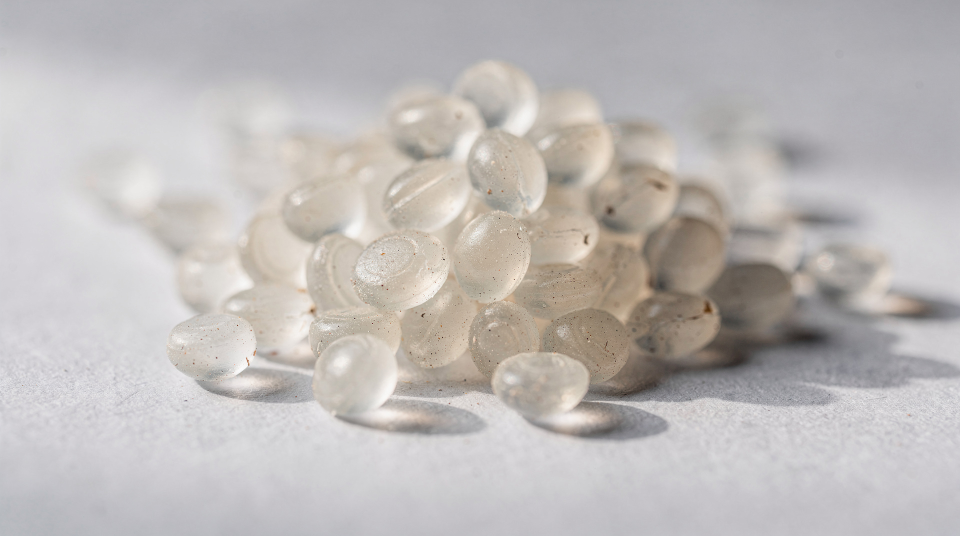
#> input picture context/assets/illustrations/reshoring-moved-the-tariff-upstream/featured.jpg, 1920 x 1072 px (shown at 1/2 size)
$ python -i illustration_overlay.py   (imports and definitions only)
#> lines starting #> are read from the running program, lines starting #| are printed output that depends on the picture
#> further down, picture is the input picture: PIL image 1920x1072 RGB; mean R, G, B 190.5, 186.3, 184.9
#!/usr/bin/env python3
"""Composite the desk's editorial typography onto a generated header.

The design is the owner's, worked out by hand in the Antigravity session of 2026-10-09 on one
article (agent-memory-poisoning-write-path): a kicker, a title and a hook set into the upper-left
negative space over a soft corner vignette. It lived in an ad-hoc `python3 -c` PIL call, so the desk
could not reproduce it — this module makes it a step.

The recipe is theirs, with three corrections the sample could not reveal because it happened to be a
dark photograph:
  * the type is placed in the emptiest *space*, not always the upper-left — the commission asks for
    negative space but the model does not always obey, and type laid over the subject is unreadable.
    Emptiness means "no subject here": the old probe scored edge energy, and edge energy ranks a
    smooth subject (a document on a desk, a slab of metal, a lit backdrop) as the emptiest region in
    the frame while it punishes plain grain and texture. See `_subject_map`;
  * the ink and the scrim follow the luminance under the text, because a light image swallows light
    type whole (the first article this ran on came back near-invisible on a cream background).

Sizes, colours and anchors:
  kicker    Liberation Sans Bold, 2.9% of height, warm gold (238,196,120) on dark, dark amber on light
  title     Liberation Sans Bold, 8.6% of height, off-white (240,238,233) on dark, dark gray / charcoal (45,49,55) on light
  hook      Liberation Sans Regular, 3.6% of height, soft slate on dark, slate charcoal on light
  scrim     safe box fading out, strength by luminance
  saved     quality 95

The three lines are written for the article, not derived from it (a section label is not the
vertical's own name), so they come from the same director that reads the article — and every line is
measured and shrunk until it fits the safe column, because a line that overflows the frame cannot be
recovered.

The clean generated image is kept beside the composited one as `<stem>.base.<ext>`, so re-running is
idempotent: the overlay always rebuilds from the pristine render, never from its own output.

Usage:
  python3 scripts/illustration_overlay.py --slug <slug>              # copy + composite + sidecar
  python3 scripts/illustration_overlay.py --slug <slug> --dry-run    # print the copy only
"""
from __future__ import annotations

import argparse
import importlib.util
import json
import pathlib
import re
import shutil
import sys

ROOT = pathlib.Path(__file__).resolve().parent.parent
sys.path.insert(0, str(ROOT / "scripts"))

_spec = importlib.util.spec_from_file_location("illustration_creator", ROOT / "scripts/illustration_creator.py")
ic = importlib.util.module_from_spec(_spec)
sys.modules["illustration_creator"] = ic
# [1 line not run here, left out]

FONT_BOLD = "/usr/share/fonts/truetype/liberation/LiberationSans-Bold.ttf"
FONT_REG = "/usr/share/fonts/truetype/liberation/LiberationSans-Regular.ttf"

SAFE_W, SAFE_H = 0.54, 0.50          # the scrim box, as a fraction of the frame
# The delivery master: 2400x1350, 16:9, JPEG under 400KB (scripts/image_delivery.py). It was 1920px
# with a bare q90 until 2026-10-24 — under the 1600px floor the CMS can forget its `large` rendition
# and serve the original, and q90 at 1920 routinely ran over the 400KB budget.
# [1 line that did not run here, left out]
# [1 line that did not run here, left out]
SWITCH_MARGIN = 0.90                 # leave the top-left default only if a spot is 10% freer
MIN_GAIN = 0.02                      # ...and only if it removes this much of the type's subject coverage
SUBJECT_FLOOR = 0.22                 # type this far onto the artwork is on the subject, not near it
SUBJECT_TIGHT = 0.35                 # no spot in the frame is free — the render needs re-commissioning
GRID_X, GRID_Y = 7, 5                # candidate origins swept across the frame for the real footprint
PANEL_WEIGHT = 0.25                  # the feathered scrim panel is scored at this weight vs the ink
KICKER_MAX, TITLE_MAX, HOOK_MAX = 46, 34, 58
KICKER_PT, TITLE_PT, HOOK_PT = 0.029, 0.086, 0.036    # of the frame height
# (kicker, title, hook) rgb, for a dark frame and for a light one. The scrim strength is not a
# constant: it is derived per image by `_choose_ink`, from the pixels under the type.
INK_DARK = ((238, 196, 120), (240, 238, 233), (214, 222, 230))
INK_LIGHT = ((150, 106, 18), (45, 49, 55), (62, 70, 80))

ACRONYMS = {"AI", "ML", "LLM", "LLMS", "KV", "GPU", "GPUS", "CPU", "API", "APIS", "TCO", "ROI",
            "CFO", "CIO", "CTO", "SLA", "SLAS", "SaaS", "IOT", "RAG", "SQL", "ETL", "ERP", "CRM",
            "SMB", "SME", "MCP", "RPC", "JSON", "HTTP", "TLS", "GPU", "IO", "TCU", "EV", "EVS"}

COPY_PROMPT = """You set the cover typography on an industry-analysis editorial header. The \
photograph is already chosen, and it is deliberately conceptual — so the type does the explaining. \
A reader must learn what this article is about from these three lines even if the image is abstract.

Return ONLY a JSON object, no fence, with exactly these keys:
{{"kicker": "a short ALL-CAPS topic label naming the story's subject and beat — the thing the image \
cannot say by itself, e.g. 'LLM HARDWARE  //  MEMORY BOTTLENECK'. 3-6 words, no publication or desk \
name, never the raw vertical id.",
 "title": "the shortest headline that NAMES the story's subject, ALL CAPS, at most {title_max} \
characters, no colon, no subtitle, no full stop — this is the article's subject, not a teaser",
 "hook": "the promise under the headline: one sentence-case fragment of at most {hook_max} \
characters stating the story's stake, no trailing full stop"}}

Hard limits, because the type is set in the image and a long line overflows the frame: kicker <= \
{kicker_max}, title <= {title_max}, hook <= {hook_max} characters. Count them.

HEADLINE: {title}
EXCERPT: {excerpt}
VERTICAL: {vertical}

ARTICLE (read it — the title must name this specific story, not its beat in general):
---
{body}
---"""


# [103 lines left out: functions copy_prompt, clean, source_spelling, alt_clip, sentence_case, write_copy and 1 more, not called in this run]


def _subject_map(img, n: int = 192):
    """How much of each cell is *the picture* rather than the background — 0-1, low resolution.

    Three cues, because no single one survives the corpus:

    * **the dominant colour.** Most of these renders are an object on a plain ground, so the frame's
      modal colour is the ground and distance from it is subject. Catches the case the old probe got
      backwards: a bright document on a dark desk scored as the *emptiest* corner by edge energy.
    * **the border plate.** A lit backdrop is a gradient, not a colour, so the camera side of a
      studio frame is not separable from the mode. The median colour of each border, interpolated
      across the frame, models that gradient.
    * **coarse local contrast.** A subject that reaches the frame edge poisons the border it touches
      and can match the mode; its own shading still differs from a heavy blur of its surroundings.

    The cues are combined by maximum: any one of them saying "picture here" is enough to keep type
    off that spot.
    """
#> called with n = 192
    import numpy as np
    from PIL import ImageFilter
    w, h = img.size
#> w = 1920; h = 1072
    nh = max(8, int(round(n * h / w)))
#> nh = 107
    small = img.convert("RGB").resize((n, nh), 1)
    a = np.asarray(small, dtype=np.float32)
    band = max(2, int(min(nh, n) * 0.05))
#> band = 5

    def spread(dist, floor):
        """Distance → 0-1, against the frame's own noise floor: grain and gradient are not subject.

        The floor is capped at a third of the map's own range: on a frame whose *whole* surface is
        textured (a mosaic, a crowd, a gravel close-up) the border's texture is as large as the
        subject's distance, and an uncapped floor would zero the map and blind the placement.
        """
        ring = np.ones_like(dist, dtype=bool)
        ring[band:-band, band:-band] = False
        hi = float(np.percentile(dist, 98))
        noise = float(np.median(dist[ring])) if ring.any() else 0.0
        noise = min(noise, 0.35 * max(hi, 1.0))
        span = max(hi - noise, floor)
        return np.clip((dist - max(noise * 2.0, floor * 0.5)) / span, 0.0, 1.0)

    # The frame's modal colour: the centroid of the most populated coarse colour bin, weighted, so a
    # ground with a gradient still lands in one bin while a subject several bins away does not.
    q = np.round(a / 32.0).astype(np.int32)
    keys = q[..., 0] * 10000 + q[..., 1] * 100 + q[..., 2]
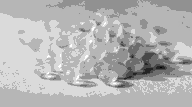
#> keys: shape (107, 192) int32; min 10101, max 80808, mean 60481.7; drawn with min black and max white
    vals, counts = np.unique(keys, return_counts=True)
#> vals = 39 values from 10101 to 80808; counts = 39 values, max 7765 at index 28, min 1 at index 4, mean 526.8
    mode_key = int(vals[int(np.argmax(counts))])
#> mode_key = 60606
    mode = a[keys == mode_key].mean(axis=0)
#> mode = [192.9, 190.5, 192.4]
    dominant = spread(np.linalg.norm(a - mode, axis=2), 24.0)
#> in spread, `hi = float(np.percentile(dist, 98))`: hi = 152.6
#> in spread, `hi = float(np.percentile(dist, 98))`:
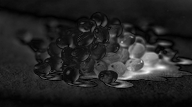
#> dist: shape (107, 192) float32; min 0.615, max 260.3, mean 37.3; drawn with min black and max white
#> in spread, `noise = float(np.median(dist[ring])) if ring.any() else 0.0`: noise = 22.68
#> in spread, `span = max(hi - noise, floor)`: span = 129.9
#> in spread, `return np.clip((dist - max(noise * 2.0, floor * 0.5)) / span, 0.0, 1.0)`:
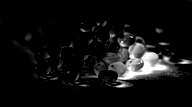
#> returned value: shape (107, 192) float32; min 0, max 1, mean 0.0648

    # The border plate: each side's median colour, interpolated — a background that follows the light.
    def side(part):
        return np.median(part.reshape(-1, 3), axis=0)
    u = ((np.arange(n) + 0.5) / n)[:, None]
    v = ((np.arange(nh) + 0.5) / nh)[:, None]
#> v = 107 values from 0.00467 to 0.995
    horz = (1.0 - u) * side(a[:, :band]) + u * side(a[:, -band:])
#> horz = 192 rows, first 8: [211, 210, 214], [210.9, 209.9, 213.9], [210.8, 209.8, 213.8], [210.7, 209.7, 213.7], [210.6, 209.6, 213.6], [210.5, 209.5, 213.5], [210.4, 209.4, 213.4], [210.3, 209.3, 213.3]
    vert = (1.0 - v) * side(a[:band]) + v * side(a[-band:])
#> vert = 107 rows, first 8: [174.1, 174.1, 179.1], [174.3, 174.2, 179.2], [174.4, 174.4, 179.4], [174.6, 174.6, 179.6], [174.8, 174.7, 179.7], [175, 174.9, 179.9], [175.2, 175, 180], [175.3, 175.2, 180.2]
    plate = 0.5 * horz[None, :, :] + 0.5 * vert[:, None, :]
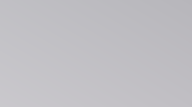
#> plate: shape (107, 192, 3) float64; mean of channels 0, 1, 2 192.7, 191.5, 196.2; drawn as R, G, B
    border = spread(np.linalg.norm(a - plate, axis=2), 28.0)

    blurred = np.asarray(small.filter(ImageFilter.GaussianBlur(max(2, n // 22))), dtype=np.float32)
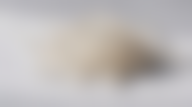
#> blurred: shape (107, 192, 3) float32; mean R, G, B 190.4, 186.2, 184.8
    coarse = spread(np.linalg.norm(a - blurred, axis=2), 18.0) * 0.6
#> call 3 of spread, with floor = 18
#> in spread (call 3), `hi = float(np.percentile(dist, 98))`: hi = 77.95
#> in spread (call 3), `hi = float(np.percentile(dist, 98))`:
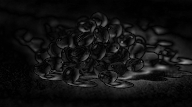
#> dist: shape (107, 192) float32; min 0, max 159.9, mean 17.3
#> in spread (call 3), `noise = float(np.median(dist[ring])) if ring.any() else 0.0`: noise = 5.2
#> in spread (call 3), `span = max(hi - noise, floor)`: span = 72.75

    return np.maximum(np.maximum(dominant, border), coarse)
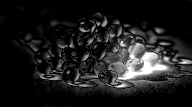
#> returned value: shape (107, 192) float64; min 0, max 1, mean 0.117


# [211 lines left out: functions _patches, _cost, _label, _region_rgb, _clutter, _rel_luma and 6 more, not called in this run]


def _rounded(costs: dict) -> dict:
    return {k: round(v, 4) for k, v in costs.items()}


# [119 lines left out: functions _fit_wrapped, composite, _layout, not called in this run]


def base_path(img: pathlib.Path) -> pathlib.Path:
    return img.with_suffix(f".base{img.suffix}")


# [100 lines left out: functions apply_to_slug, main, not called in this run]


# [2 lines not run here, left out]

>>> from PIL import Image
>>> picture = Image.open('../context/assets/illustrations/reshoring-moved-the-tariff-upstream/featured.jpg')
>>> result = _subject_map(picture)
